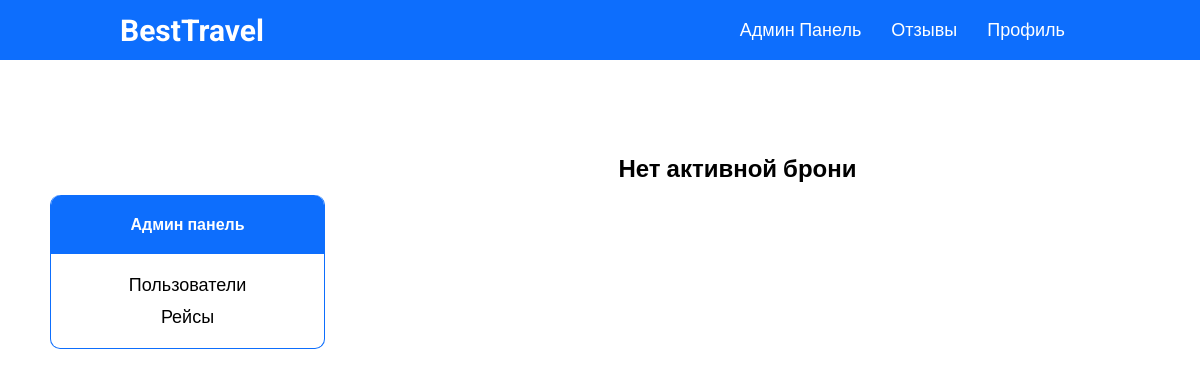
Before: /bookings-user-page.php/2?page=1 (signed in) with the older database file.
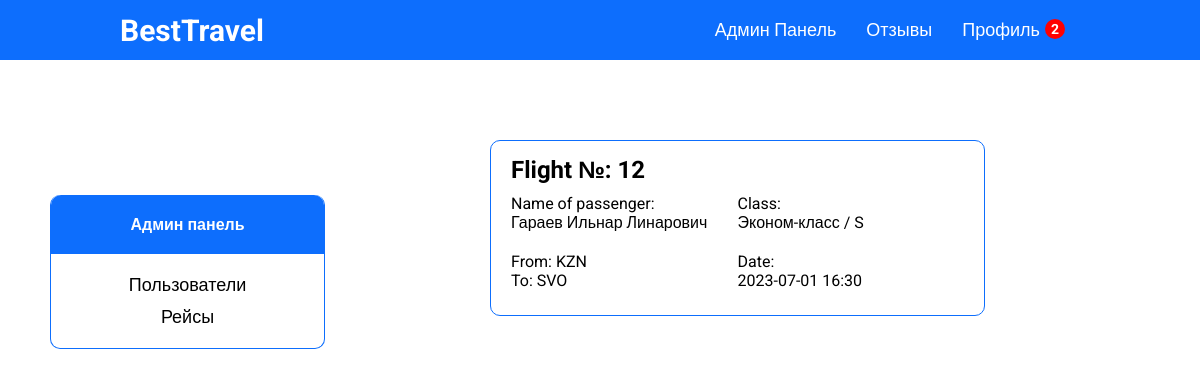
After: the same page with the newer database file.
### tables this page shows
CREATE TABLE `bookings` (
  `book_id` int(11) NOT NULL,
  `flight_id` int(11) NOT NULL,
  `surname` varchar(50) NOT NULL,
  `name` varchar(50) NOT NULL,
  `patronymic` varchar(50) NOT NULL,
  `gender_id` int(11) NOT NULL,
  `birth_date` date NOT NULL,
  `document` varchar(50) NOT NULL,
  `booking_date` timestamp NOT NULL DEFAULT CURRENT_TIMESTAMP,
  `class_id` int(11) NOT NULL,
  `contact_email` varchar(50) NOT NULL,
  `contact_phone` varchar(50) NOT NULL,
  `user_id` int(11) DEFAULT NULL,
  `seat_id` int(11) DEFAULT NULL,
  `total_amount` int(111) NOT NULL
);

CREATE TABLE `classes` (
  `class_id` int(11) NOT NULL,
  `class` varchar(20) NOT NULL,
  `class_code` varchar(10) NOT NULL
);

CREATE TABLE `airports` (
  `airport_id` int(11) NOT NULL,
  `airport_name` varchar(255) NOT NULL,
  `city_id` int(11) NOT NULL,
  `airport_code` varchar(11) NOT NULL
);

CREATE TABLE `flights` (
  `flight_id` int(11) NOT NULL,
  `scheduled_departure` datetime NOT NULL,
  `scheduled_arrival` datetime NOT NULL,
  `departure_airport` int(11) NOT NULL,
  `arrival_airport` int(11) NOT NULL,
  `status_id` int(11) NOT NULL,
  `aircraft_id` int(11) NOT NULL,
  `price` int(11) NOT NULL,
  `actual_departure` datetime DEFAULT NULL,
  `actual_arrival` datetime DEFAULT NULL
);

### database/requests.php (called while the page is built, shortened)
<?php
function getAll($string)
{
    require 'connect.php';
    $data = mysqli_query($connect, $string);
    if (mysqli_num_rows($data) > 0) {
        return mysqli_fetch_all($data, MYSQLI_ASSOC);
    } else {
        return false;
    }
}
class ApiProvider
{
    public function getActiveBookings($user_id)
    {
        return getAll("
        select b.book_id, b.flight_id, b.surname, b.name, b.patronymic,
        from_a.airport_code as from_n, to_a.airport_code as to_n,
        f.scheduled_departure, c.class_code, c.class, st.seat_no from bookings b
        left join flights f on f.flight_id = b.flight_id
        left join airports from_a on from_a.airport_id = f.departure_airport
        left join airports to_a on to_a.airport_id = f.arrival_airport
        left join tickets t on t.book_id = b.book_id
        left join statuses s on s.status_id = f.status_id
        left join classes c on c.class_id = b.class_id
        left join seats st on st.seat_id = b.seat_id
        where b.user_id = '$user_id' and f.status_id = '1';
      ");
    }
    public function getNotifications($user_id)
    {
        return getAll("
            select n.notification_id, n.notification_title, n.notification_desc, n.notification_date, n.flight_id from notifications n
            left join bookings b on b.flight_id = n.flight_id
            where n.flight_id in (select flight_id from bookings where user_id = '$user_id')
            and n.notification_date > b.booking_date
            order by n.notification_date desc;
        ");
    }
}
?>

### functions/methods.php (called while the page is built)
<?php
    class Methods
    {
        public function pagination($array, $max, $page) {
            $max_results = $max;
            $pages = count($array) < $max_results ? 0 : ceil(count($array) / $max_results);
            $offset = $max_results * ($page - 1);
            $items = array_slice($array, $offset, $max_results);
            return ['array' => $items, 'pages' => $pages];
        }
        public function convDate($date) {
            $x = new DateTime($date);
            return $x->format('Y-m-d');
        }
        public function convTime($date) {
            $x = new DateTime($date);
            return $x->format('H:i');
        }
  }
  $mtd = new Methods;
?>

### bookings-user-page.php (the view, shortened to what the changed rows need)
<?php
require_once 'database/requests.php';
require_once 'functions/methods.php';
$id = explode('/', $_SERVER['REQUEST_URI'])[2];
$history = $provider->getActiveBookings($id);
if ($history) {
    $pagination = $mtd->pagination($history, 4, $_GET['page']);
    $history = $pagination['array'];
}
?>
<!DOCTYPE html>
<html lang="ru">
<?php require_once 'templates/head.php'; ?>
<body>
<?php require_once 'templates/header.php'; ?>
<div class="container">
    <div class="profile">
        <div class="profile-orders">
            <?php if($history): ?>
                <?php foreach($history as $item): ?>
                    <div id='screenscoot' class="profile-ticket padding border border-radius">
                        <h2 class='profile-ticket-title'>Flight №: <?= $item['flight_id'] ?></h2>
                        <div class="profile-ticket-info">
                            <div class="profile-ticket-info-item">
                                <div class='info-item'>
                                    <div>Name of passenger:</div>
                                    <div><?= $item['surname'] ?> <?= $item['name'] ?> <?= $item['patronymic'] ?></div>
                                </div>
                                <div class='info-item'>
                                    <div>Class:</div>
                                    <div class='info-item-class'><?= $item['class'] ?> / <?= $item['class_code'] ?></div>
                                </div>
                            </div>
                            <div class="profile-ticket-info-item">
                                <div>
                                    <p>From: <?= $item['from_n'] ?></p>
                                    <p>To: <?= $item['to_n'] ?></p>
                                </div>
                                <div>
                                    <p>Date:</p>
                                    <p><?= $mtd->convDate($item['scheduled_departure']); ?> <?= $mtd->convTime($item['scheduled_departure']); ?></p>
                                </div>
                            </div>
                        </div>
                    </div>
                <?php endforeach; ?>
            <?php else: ?>
                <h2 class="tac">Нет активной брони</h2>
            <?php endif; ?>
        </div>
    </div>
</div>
</body>
</html>

### templates/header.php (shortened to what the changed rows need)
<header>
    <div class="header df jcsb aic bg">
        <div class="menu df">
            <?php if (!$_SESSION['user']): ?>
                <a href="/reviews-page.php">Отзывы</a>
                <a href="/auth-page.php">Войти</a>
            <?php else: ?>
                <a class="df"
                   href="/profile-page.php?page=1">Профиль <?php if ($provider->getNotifications($_SESSION['user']['id'])): ?>
                        <span
                            class="badge"><?= count($provider->getNotifications($_SESSION['user']['id'])) ?></span><?php endif; ?>
                </a>
            <?php endif ?>
        </div>
    </div>
</header>

Changed rows visible on the page:
added bookings: flight "12", surname "Гараев", name "Ильнар", patronymic "Линарович", class.class "Эконом-класс", class.class_code "S", airports.airport_code "KZN", airports.airport_code "SVO", flight.scheduled_departure "2023-07-01", flight.scheduled_departure "16:30"
Other visible differences:
count($provider->getNotifications($_SESSION['user']['id'])): (not shown) → "2"
text no longer shown: "Нет активной брони"
